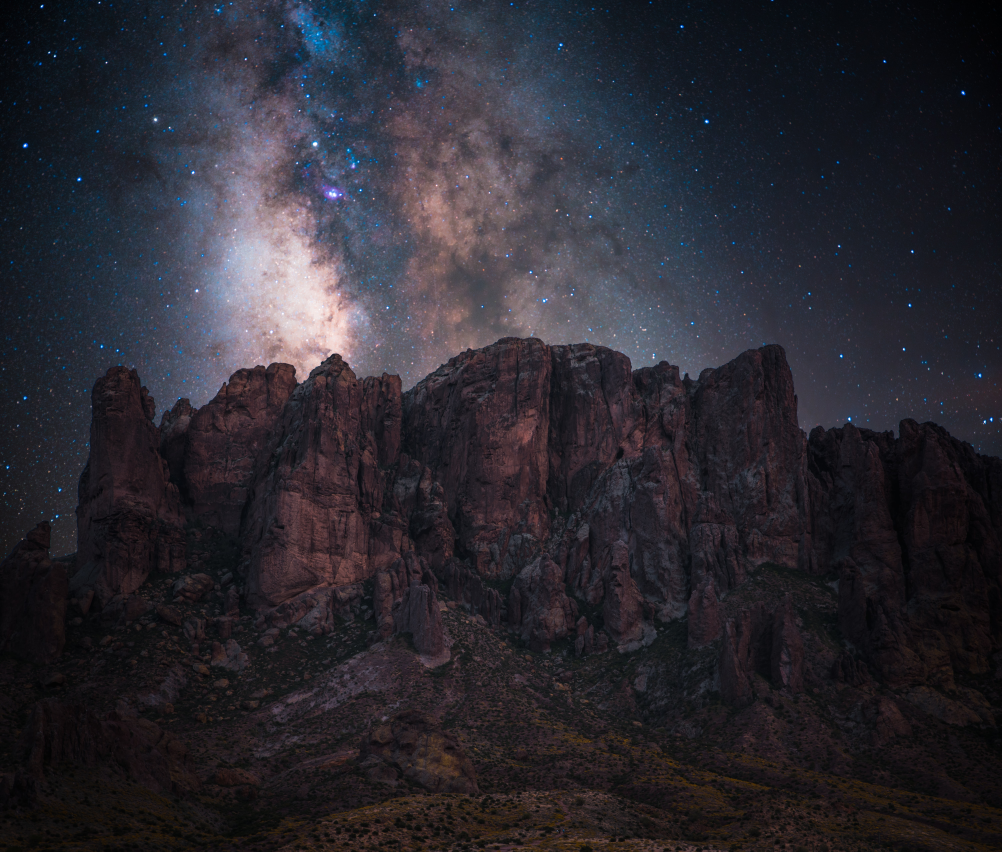
#> input picture image2.jpg, 6012 x 5109 px, found by its file name (shown at 1/6 size)
$ python process-images.py
#> lines starting #> are read from the running program, lines starting #| are printed output that depends on the picture
#!/usr/bin/env python3
import time
import concurrent.futures
from PIL import Image, ImageFilter

img_names = [
    r'/home/antonis/Desktop/Python/multi-proc/images/image-processing/image1.jpg',
    r'/home/antonis/Desktop/Python/multi-proc/images/image-processing/image2.jpg',
    r'/home/antonis/Desktop/Python/multi-proc/images/image-processing/image3.jpg',
    r'/home/antonis/Desktop/Python/multi-proc/images/image-processing/image4.jpg'
]

t1 = time.perf_counter()

size = (1200, 1200)


def process_image(img_name):
    img = Image.open(img_name)

    img = img.filter(ImageFilter.GaussianBlur(15))

    img.thumbnail(size)
    img.save('processed/{}'.format(img_name))
    print('{} was processed...'.format(img_name))


with concurrent.futures.ProcessPoolExecutor() as executor:
    executor.map(process_image, img_names)
#> in process_image, img is the input picture: PIL image 6012x5109 RGB; mean R, G, B 43.2, 41.2, 48.6
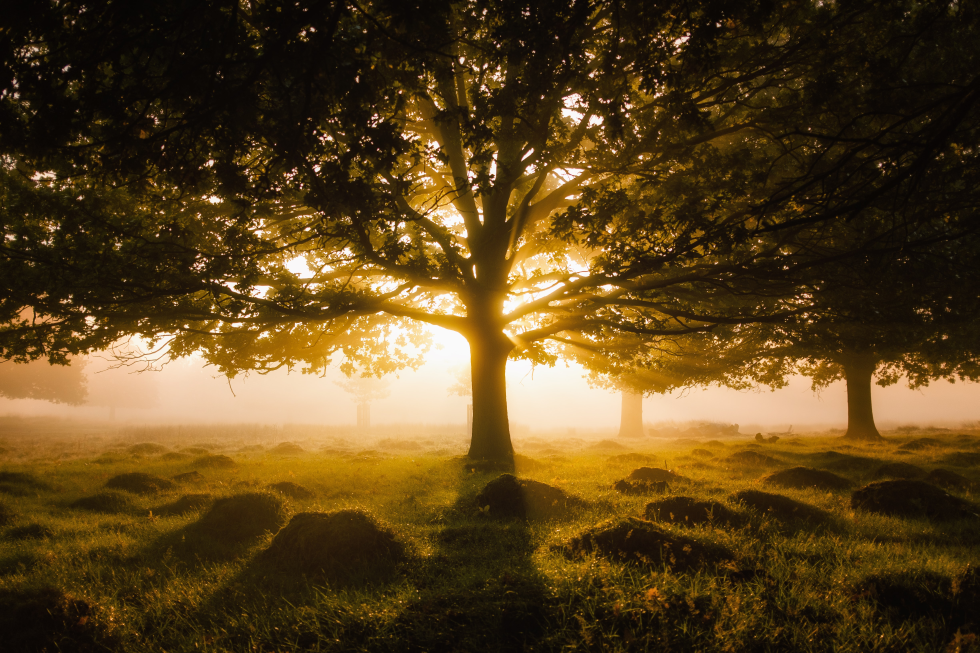
#> input picture image4.jpg, 4896 x 3264 px, found by its file name (shown at 1/5 size)
#> in process_image, img is the input picture: PIL image 4896x3264 RGB; mean R, G, B 89, 66.2, 29.9
#> in process_image (call 4), `img = img.filter(ImageFilter.GaussianBlur(15))`:
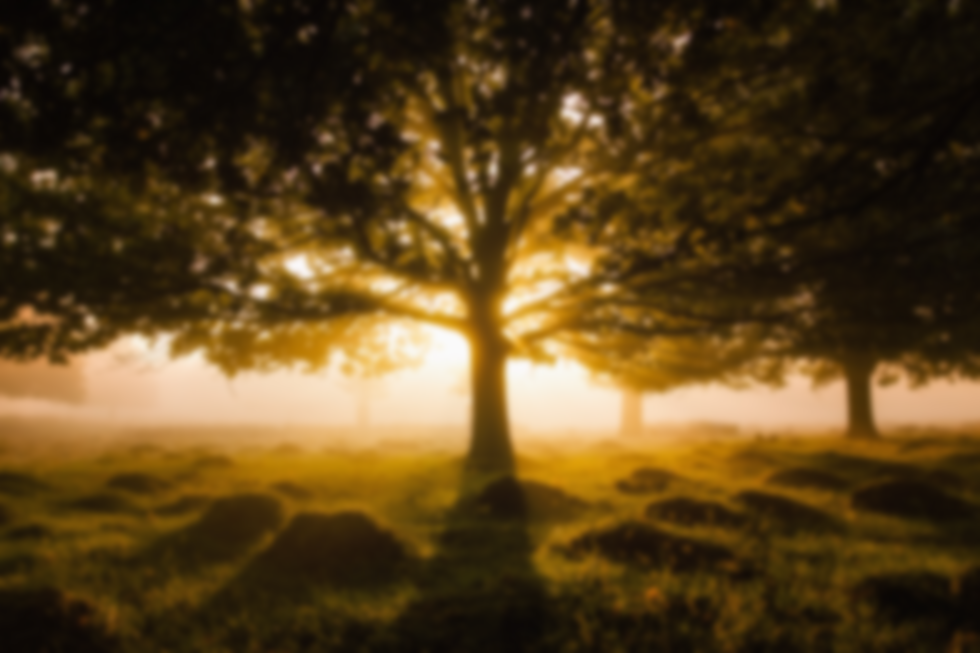
#> img: PIL image 4896x3264 RGB (shown at 1/5 size); mean R, G, B 89, 66.2, 29.9
#> in process_image (call 4), `img.thumbnail(size)`:
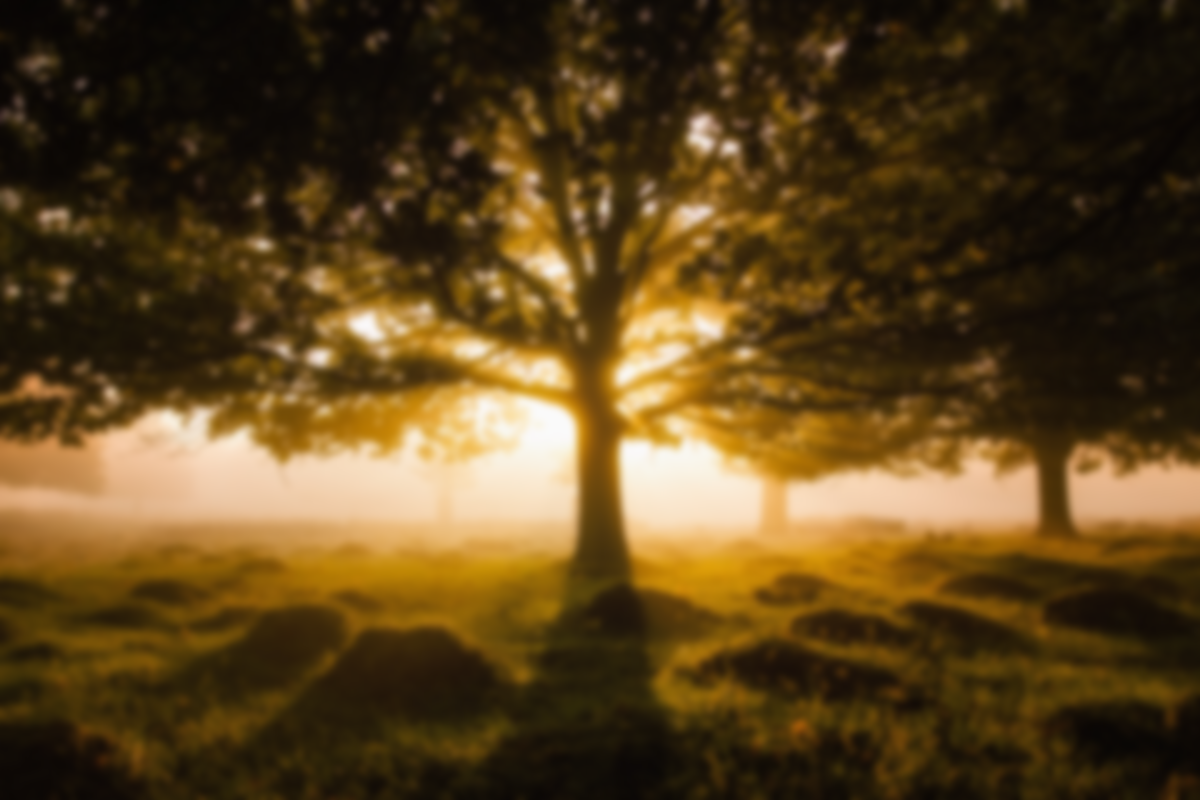
#> img: PIL image 1200x800 RGB; mean R, G, B 89.1, 66.3, 29.9


t2 = time.perf_counter()

print('Finished in {} seconds'.format(t2-t1))
